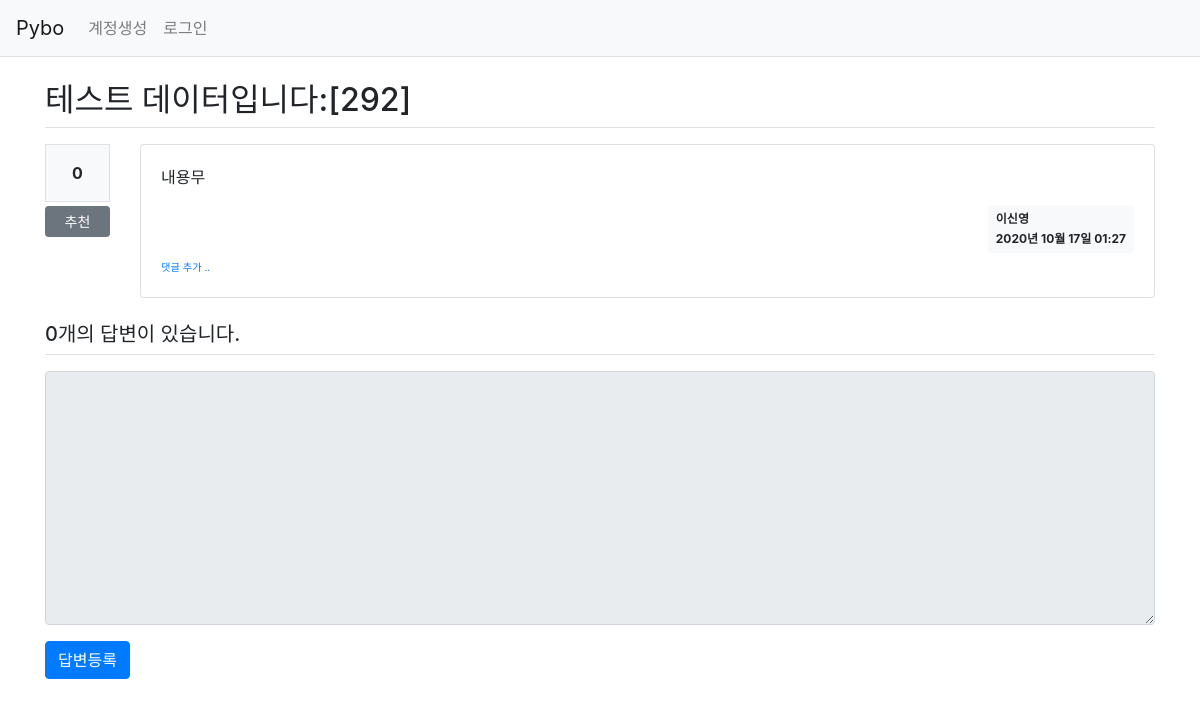
/quesiton/detail/297/, run on an earlier commit of the app's database.
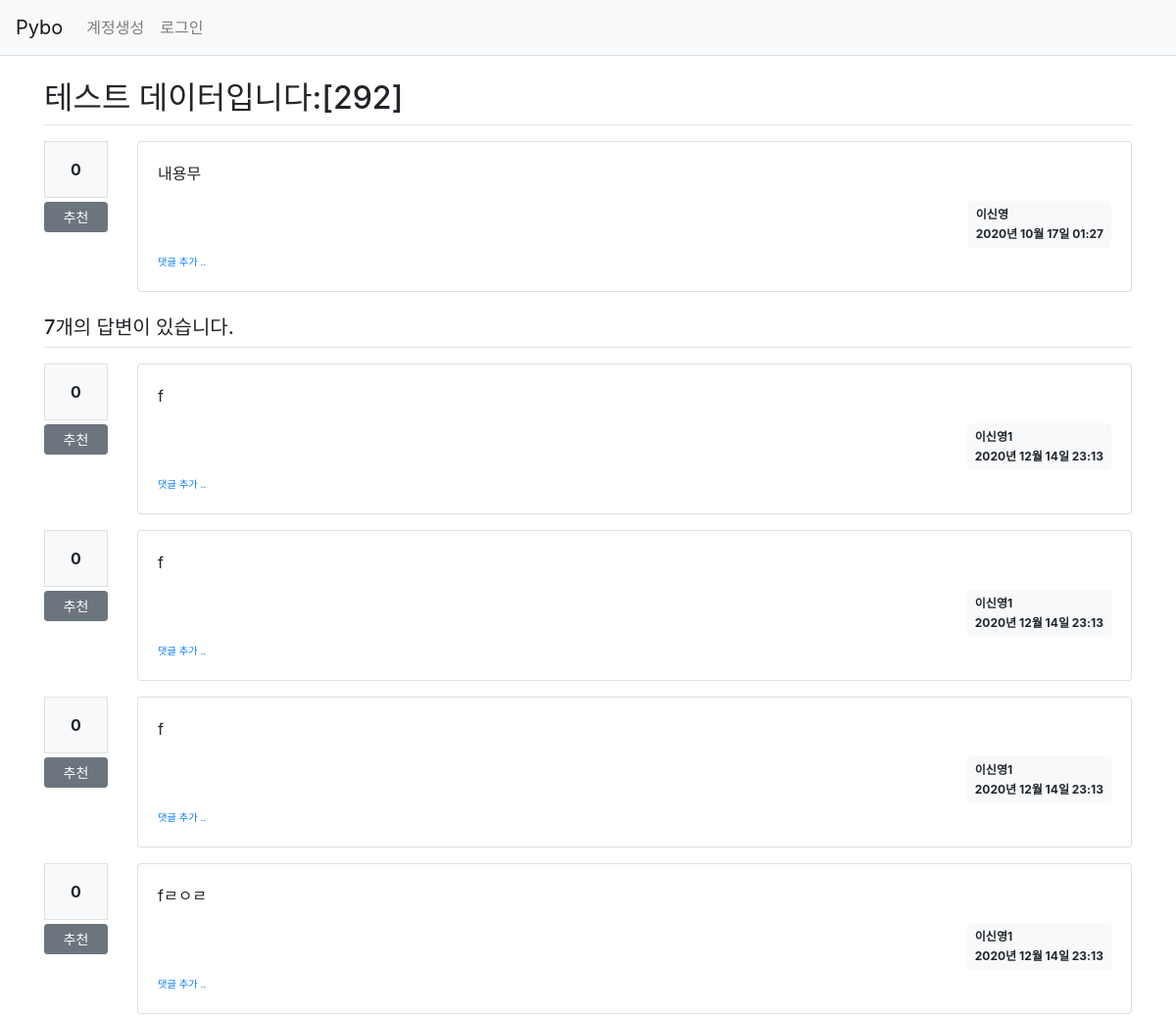
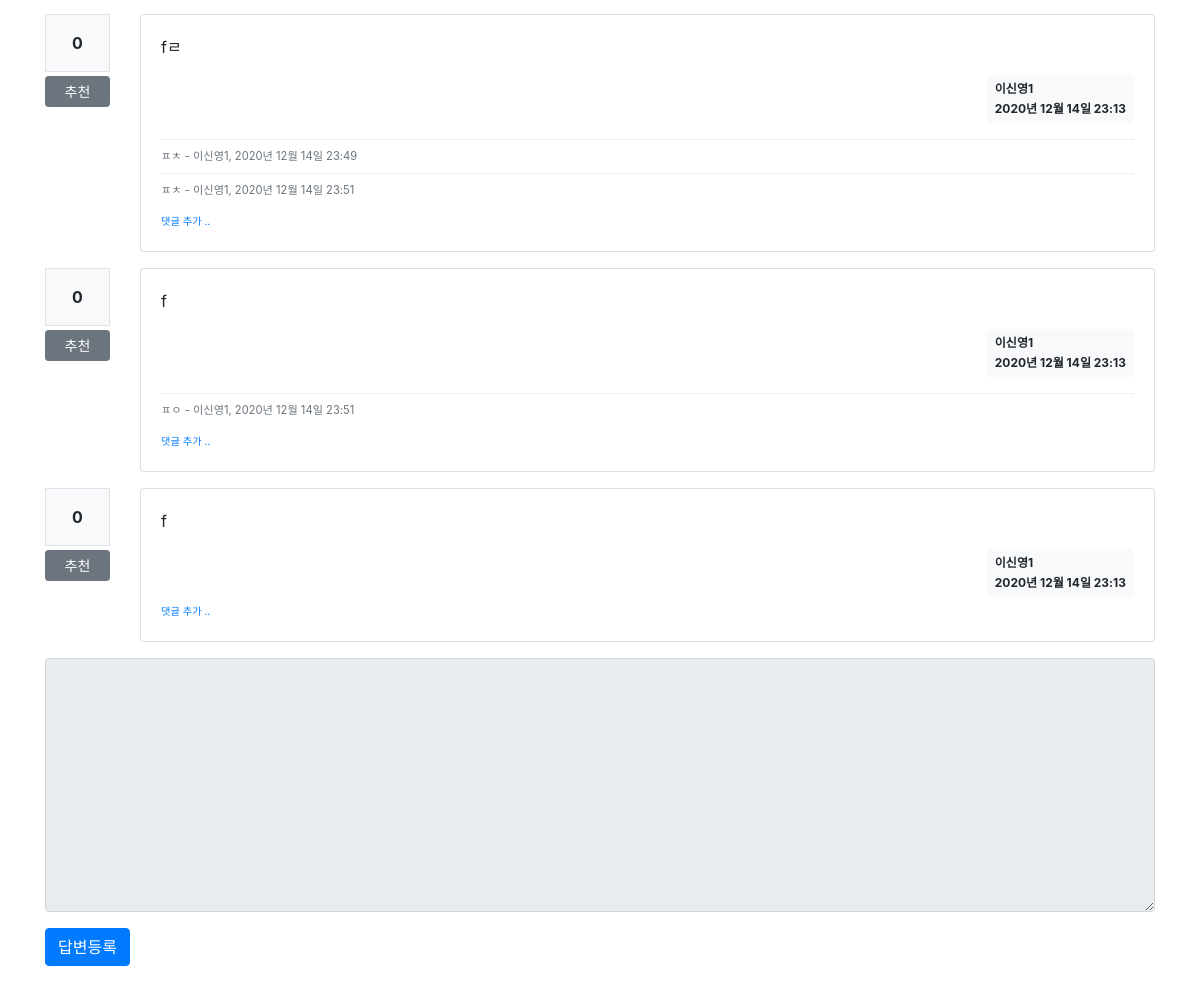
And on a later commit of the database (2 pictures, top to bottom).
### pybo/models.py (models this page shows)
class Answer(db.Model):
    id = db.Column(db.Integer, primary_key=True)
    question_id = db.Column(db.Integer, db.ForeignKey('question.id', ondelete='CASCADE'))
    question = db.relationship('Question',backref=db.backref('answer_set'))
    content = db.Column(db.Text(), nullable=False)
    create_date = db.Column(db.DateTime(), nullable=False)
    user_id = db.Column(db.Integer, db.ForeignKey('user.id', ondelete='CASCADE'), nullable=True)
    user = db.relationship('User', backref=db.backref('answer_set'))
    voter = db.relationship('User', secondary=answer_voter, backref=db.backref('answer_voter_set'))

class User(db.Model):
    id = db.Column(db.Integer, primary_key=True)
    username= db.Column(db.String(150), unique=True, nullable=False)
    password = db.Column(db.String(200), nullable=False)
    email = db.Column(db.String(120),unique=True, nullable=False)

class Comment(db.Model):
    id = db.Column(db.Integer, primary_key=True)
    user_id = db.Column(db.Integer, db.ForeignKey('user.id', ondelete='CASCADE'), nullable=False)
    user = db.relationship('User', backref=db.backref('comment_set'))
    content = db.Column(db.Text(), nullable=False)
    create_date = db.Column(db.DateTime(), nullable=False)
    modify_date = db.Column(db.DateTime())
    question_id = db.Column(db.Integer, db.ForeignKey('question.id', ondelete='CASCADE'), nullable=True)
    question = db.relationship('Question', backref=db.backref('comment_set'))
    answer_id = db.Column(db.Integer, db.ForeignKey('answer.id', ondelete='CASCADE'), nullable=True)
    answer = db.relationship('Answer', backref=db.backref('comment_set'))

### pybo/views/question_views.py (the view)
@bp.route('/detail/<int:question_id>/')
def detail(question_id):
    form = AnswerForm()
    question = Question.query.get_or_404(question_id)#해당 데이터 찾지못하면 404페이지 출력
    return render_template('question/question_detail.html', question=question, form=form)

### pybo/forms.py
class AnswerForm(FlaskForm):
    content = TextAreaField('내용', validators=[DataRequired('내용은 필수입력 항목입니다.')])

### pybo/filter.py (called while the page is built)
def format_datetime(value, fmt='%Y년 %m월 %d일 %H:%M'):
    return value.strftime(fmt)

### pybo/views/auth_views.py (called while the page is built)
@bp.before_app_request #이 어노테이션이 적용된 함수는 라우트함수 실행전 항상 먼저 실행
def load_logged_in_user():
    user_id = session.get('user_id')
    if user_id is None:
        g.user = None
    else:
        g.user = User.query.get(user_id)

### pybo/templates/question/question_detail.html (shortened to what this page needs)
{% extends 'base.html' %}
{% block content %}
<div class="container my-3">
    <h2 class="border-bottom py-2">{{ question.subject }}</h2>
    <div class="row my-3">
        <div class="col-1">
            <div class="bg-light text-center p-3 border font-weight-bolder mb-1">{{ question.voter|length }}</div>
            <a href="#" data-uri="{{ url_for('vote.question', question_id=question.id) }}"
               class="recommend btn btn-sm btn-secondary btn-block my-1">추천</a>
        </div>
        <div class="col-11">
            <div class="card">
                <div class="card-body">
                    <div class="card-text">{{ question.content|markdown }}</div>
                    <div class="d-flex justify-content-end">
                        <div class="badge badge-light p-2 text-left">
                            <div class="mb-2">{{ question.user.username }}</div>
                            <div>{{ question.create_date|datetime }}</div>
                        </div>
                    </div>
                    <div>
                        <a href="{{ url_for('comment.create_question', question_id=question.id) }}"
                           class="small"><small>댓글 추가 ..</small></a>
                    </div>
                </div>
            </div>
        </div>
    </div>
    <h5 class="border-bottom my-3 py-2">{{ question.answer_set|length }}개의 답변이 있습니다.</h5>
    {% for answer in question.answer_set %}
    <div class="row my-3">
        <div class="col-1">
            <div class="bg-light text-center p-3 border font-weight-bolder mb-1">{{ answer.voter|length }}</div>
            <a href="#" data-uri="{{ url_for('vote.answer', answer_id=answer.id) }}"
                class="recommend btn btn-sm btn-secondary btn-block my-1">추천</a>
        </div>
        <div class="col-11">
            <div class="card">
                <div class="card-body">
                    <div class="card-text" >{{ answer.content|markdown }}</div>
                    <div class="d-flex justify-content-end">
                        <div class="badge badge-light p-2 text-left">
                            <div class="mb-2">{{ answer.user.username }}</div>
                            <div>{{ answer.create_date|datetime }}</div>
                        </div>
                    </div>
                    {% if answer.comment_set|length > 0 %}
                    <div class="mt-3">
                    {% for comment in answer.comment_set %}
                        <div class="comment py-2 text-muted">
                            <span style="white-space: pre-line;">{{ comment.content }}</span>
                            <span>
                                - {{ comment.user.username }}, {{ comment.create_date|datetime }}
                            </span>
                        </div>
                    {% endfor %}
                    </div>
                    {% endif %}
                    <div>
                        <a href="{{ url_for('comment.create_answer', answer_id=answer.id) }}"
                           class="small"><small>댓글 추가 ..</small></a>
                    </div>
                </div>
            </div>
        </div>
    </div>
    {% endfor %}
    <form action="{{ url_for('answer.create', question_id=question.id) }}" method="post" class="my-3">
        <div class="form-group">
            <textarea {% if not g.user %}disabled{% endif %}
                    name="content" id="content" class="form-control" rows="10"></textarea>
        </div>
        <input type="submit" value="답변등록" class="btn btn-primary">
    </form>
</div>
{% endblock %}

What changed in the data, as far as the page shows it:
added Answer: voter|length "0", content "f", user.username "이신영1", create_date "2020년 12월 14일 23:13"
added Answer: voter|length "0", content "f", user.username "이신영1", create_date "2020년 12월 14일 23:13"
added Answer: voter|length "0", content "f", user.username "이신영1", create_date "2020년 12월 14일 23:13"
added Answer: voter|length "0", content "fㄹㅇㄹ", user.username "이신영1", create_date "2020년 12월 14일 23:13"
added Answer: voter|length "0", content "fㄹ", user.username "이신영1", create_date "2020년 12월 14일 23:13"
added Comment: content "ㅍㅊ", user.username "이신영1", create_date "2020년 12월 14일 23:49", shown under "0"
added Comment: content "ㅍㅊ", user.username "이신영1", create_date "2020년 12월 14일 23:51", shown under "0"
added Answer: voter|length "0", content "f", user.username "이신영1", create_date "2020년 12월 14일 23:13"
added Comment: content "ㅍㅇ", user.username "이신영1", create_date "2020년 12월 14일 23:51", shown under "0"
added Answer: voter|length "0", content "f", user.username "이신영1", create_date "2020년 12월 14일 23:13"
Also different on the page:
{{ question.answer_set|length }}: "0" → "7"
